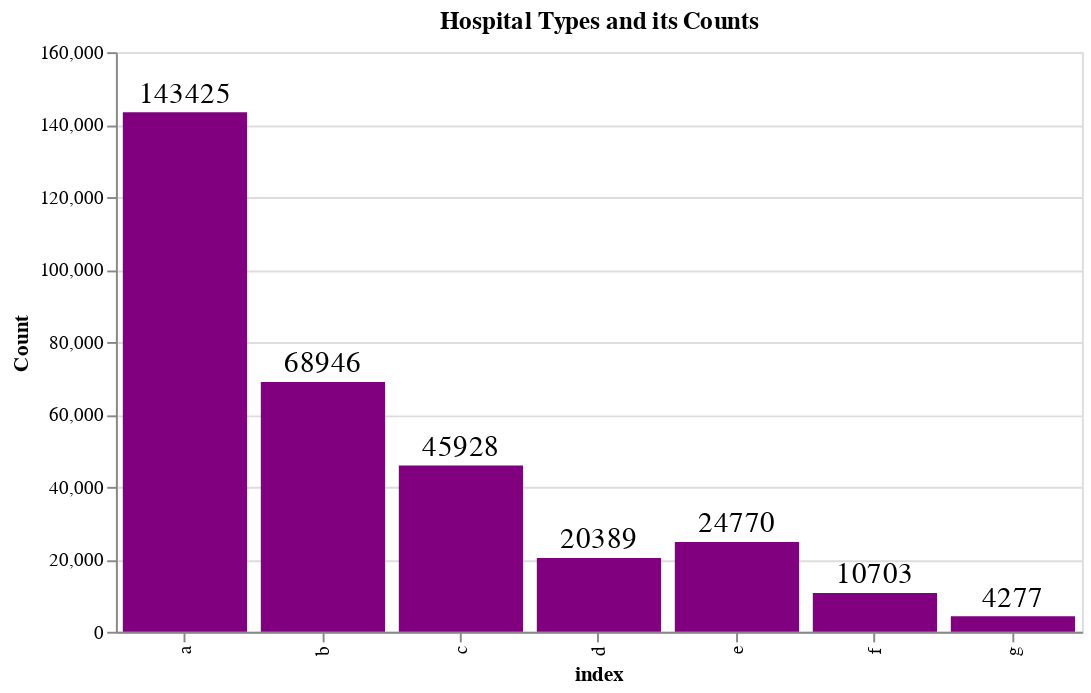

Write notebook code for a chart like this one.
### Code cell
root=alt.Chart(hosp_type)
bar=root.mark_bar(color='purple').encode(
    x='index',
    y='Count'
).properties(
    width=500,
    height=300,
    title='Hospital Types and its Counts'
    )
text=bar.mark_text(
    align='center',
    baseline='middle',
    dy=-10,
    size=15,
    color='black'
    
).encode(text='Count')
bar+text

### Figure 1 — Vega-Lite specification as saved in the notebook (floating-point values rounded to 4 significant figures)
{"config": {"view": {"continuousWidth": 400, "continuousHeight": 300}}, "layer": [{"mark": {"type": "bar", "color": "purple"}, "encoding": {"x": {"type": "nominal", "field": "index"}, "y": {"type": "quantitative", "field": "Count"}}, "height": 300, "title": "Hospital Types and its Counts", "width": 500}, {"mark": {"type": "text", "align": "center", "baseline": "middle", "color": "black", "dy": -10, "size": 15}, "encoding": {"text": {"type": "quantitative", "field": "Count"}, "x": {"type": "nominal", "field": "index"}, "y": {"type": "quantitative", "field": "Count"}}, "height": 300, "title": "Hospital Types and its Counts", "width": 500}], "data": {"name": "data-1a56f0541984a2bdc2289372d086f12b"}, "$schema": "https://vega.github.io/schema/vega-lite/v4.8.1.json", "datasets": {"data-1a56f0541984a2bdc2289372d086f12b": [{"index": "a", "Count": 143425}, {"index": "b", "Count": 68946}, {"index": "c", "Count": 45928}, {"index": "e", "Count": 24770}, {"index": "d", "Count": 20389}, {"index": "f", "Count": 10703}, {"index": "g", "Count": 4277}]}}
